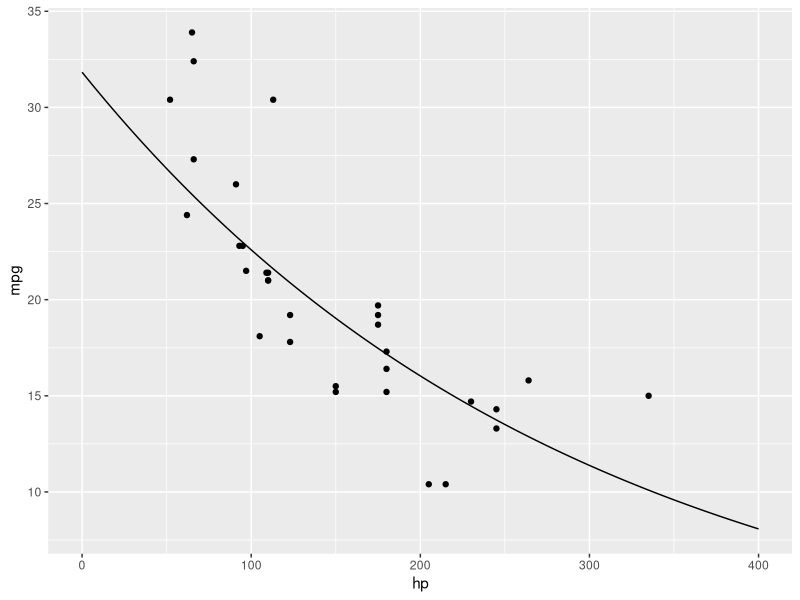
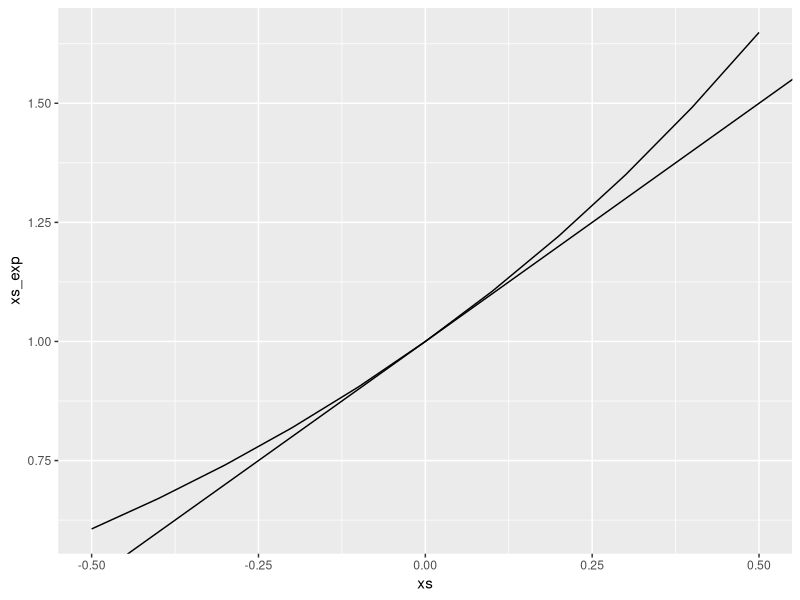

R code for these plots, in order:
## ---- chunk 1
  knitr::opts_chunk$set(
  fig.pos = 'H',
  fig.asp = 0.618,
  fig.align='center',
  fig.width = 5,
  out.width = "100%",
  fig.cap = "", 
  fig.path = "chunk-img/",
  dpi = 300,
  # tidy = TRUE,
  echo = FALSE,
  message = FALSE,
  warning = FALSE,
  cache = FALSE,
  fig.show = "hold")
## ---- chunk 2
library(tidyverse)
data(mtcars)
## ---- chunk 3
m1 <- lm(log(mpg) ~ hp, data = mtcars)
coef(m1)
## ---- chunk 4
b1_approx <- coef(m1)[2] %>% exp() 
b1_approx
## ---- chunk 5
pred_grid <-
  tibble(
    hp = 0:400,
    pred = predict(m1, tibble(hp))
  ) %>% 
  mutate(pred_exp = exp(pred))
## ---- chunk 6
ggplot(mtcars) +
  aes(x = hp, y = mpg) +
  geom_point() +
  geom_line(data = pred_grid,
            aes(x = hp, y = pred_exp))
## ---- chunk 7
dat <- 
  tibble(
    xs = seq(-.5, .5, by = .1),
    xs_exp = exp(xs)
  )
## ---- chunk 8
ggplot(dat) +
  aes(x = xs, y = xs_exp) + 
  geom_line() +
  geom_abline(slope = 1, intercept = 1)
